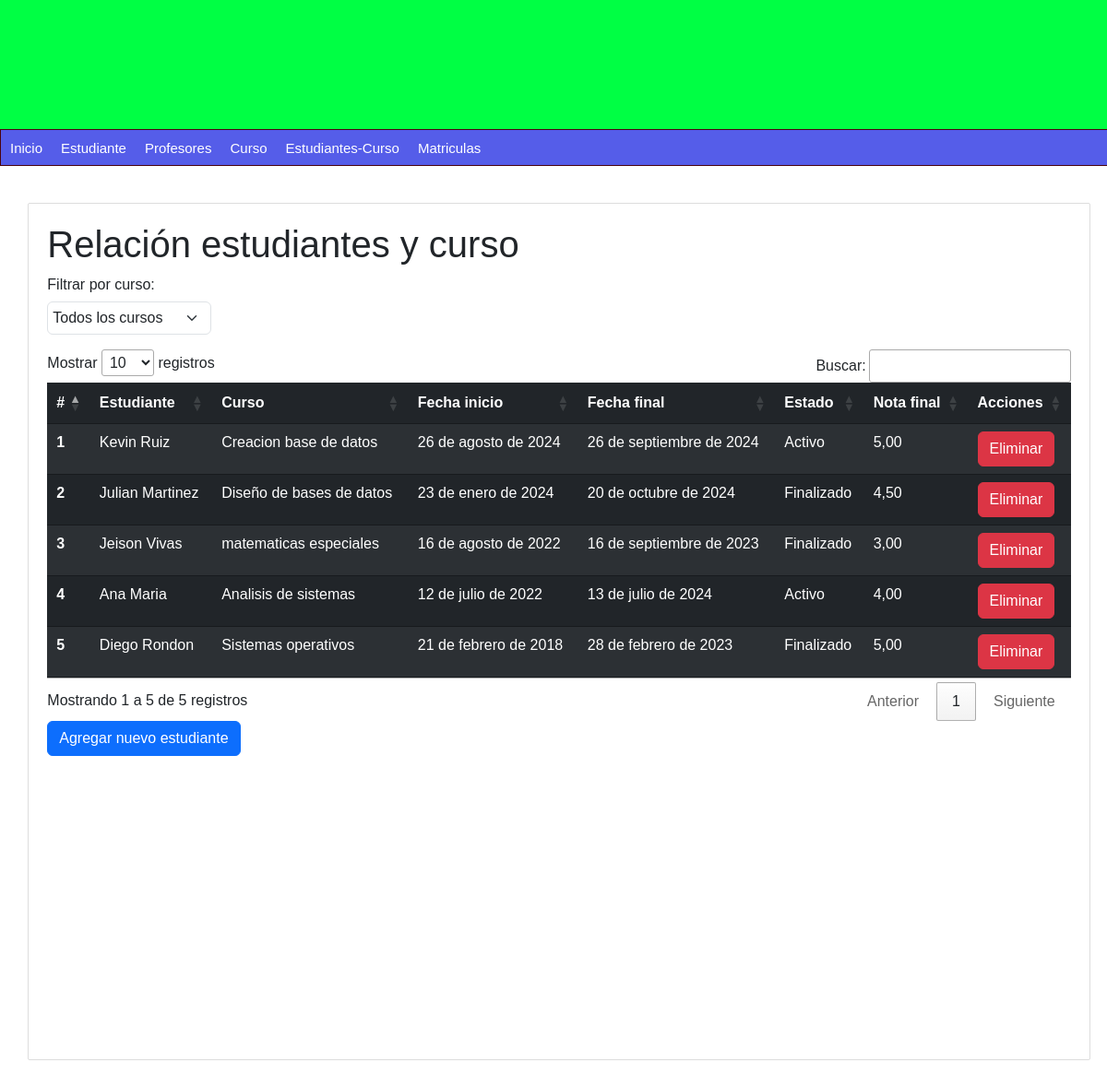
The app's page /estudiantes-curso/ with its own data.
### estudiante_curso/models.py (models this page shows, shortened)
class EstudianteCurso(models.Model):
    estudiante = models.ForeignKey(Persona, on_delete=models.CASCADE, related_name='cursos')  # Cascade delete
    curso = models.ForeignKey(curso, on_delete=models.CASCADE)  # Cambiado a CASCADE
    fechaInicio = models.DateField()
    fechaFinal = models.DateField()
    estado = models.CharField(max_length=100)
    notaFinal = models.DecimalField(max_digits=3, decimal_places=2)
    class Meta:
        db_table = 'Estudiantes_Cursos'

### persona/models.py (models this page shows, shortened)
class Persona(models.Model):
    nombre = models.CharField(max_length=100)
    apellidos = models.CharField(max_length=100)
    dni = models.CharField(max_length=10, unique=True)
    telefono = models.CharField(max_length=10)
    email = models.EmailField()
    fecha_nacimiento = models.DateField()
    rol = models.CharField(max_length=20)
    created_at = models.DateTimeField(auto_now_add=True)
    class Meta:
        db_table = 'persona'

### estudiante_curso/views.py (the view)
# urls.py: path('estudiantes-curso/', Estudiante_Curso, name='lista-estudiantes-cursos'),
def Estudiante_Curso(request):
    cursos = curso.objects.all()
    curso_seleccionado = request.GET.get('curso')
    if curso_seleccionado:
        estudiantes_cursos = EstudianteCurso.objects.filter(curso=curso_seleccionado)
    else:
        estudiantes_cursos = EstudianteCurso.objects.all()
    return render(request, 'lista_est_cur.html', {
        'title': 'Relación estudiantes y curso',
        'estudiantes_cursos': estudiantes_cursos,
        'cursos': cursos,
        'curso_seleccionado': curso_seleccionado
    })

### estudiante_curso/templates/lista_est_cur.html (shortened to what this page needs)
{% extends "index.html" %}
{% block content %}
<link rel="stylesheet" type="text/css" href="https://cdn.datatables.net/1.11.5/css/jquery.dataTables.css">
    <h1>{{ title }}</h1>
    <form method="get" class="mb-3">
        <label for="curso">Filtrar por curso:</label>
        <select name="curso" id="curso" class="form-select" onchange="this.form.submit()">
            <option value="">Todos los cursos</option>
        </select>
    </form>
    <table id="miTabla" class="table table-dark table-striped">
        <thead>
            <tr>
                <th scope="col">#</th>
                <th scope="col">Estudiante</th>
                <th scope="col">Curso</th>
                <th scope="col">Fecha inicio</th>
                <th scope="col">Fecha final</th>
                <th scope="col">Estado</th>
                <th scope="col">Nota final</th>
                <th scope="col">Acciones</th>
            </tr>
        </thead>
        <tbody>
            {% for estudiante_curso in estudiantes_cursos %}
            <tr>
                <th scope="row">{{ forloop.counter }}</th>
                <td>{{ estudiante_curso.estudiante.nombre }} {{ estudiante_curso.estudiante.apellidos }}</td>
                <td>{{ estudiante_curso.curso.nombre }}</td>
                <td>{{ estudiante_curso.fechaInicio }}</td>
                <td>{{ estudiante_curso.fechaFinal }}</td>
                <td>{{ estudiante_curso.estado }}</td>
                <td>{{ estudiante_curso.notaFinal }}</td>
                <td>
                    <a href="{% url 'eliminar-estudiante-curso' estudiante_curso.id %}" class="btn btn-danger" onclick="return confirm('¿Estás seguro que deseas eliminar esta relación?');">Eliminar</a>
                </td>
            </tr>
            {% endfor %}
        </tbody>
    </table>
    <a href="{% url 'formulario_estudiante_curso' %}" class="btn btn-primary">Agregar nuevo estudiante</a>
    {% endblock %}

### mainApp/static/css/styles.css (style rules this page uses)
* { margin: 0px; padding: 0px; font-family: Arial, Helvetica, sans-serif; text-decoration: none; }
body { background-color: #f2f2f200; }
.box form { width: 40%; }
.box form input, .box form label { display: block; border-radius: 3px; height: 30px; }
.box form select { display: block; margin-bottom: 15px; width: 40%; padding: 5px; }

### records on screen
EstudianteCurso: estudiante.nombre "Kevin", estudiante.apellidos "Ruiz", curso.nombre "Creacion base de datos", fechaInicio "26 de agosto de 2024", fechaFinal "26 de septiembre de 2024", estado "Activo", notaFinal "5,00"
EstudianteCurso: estudiante.nombre "Julian", estudiante.apellidos "Martinez", curso.nombre "Diseño de bases de datos", fechaInicio "23 de enero de 2024", fechaFinal "20 de octubre de 2024", estado "Finalizado", notaFinal "4,50"
EstudianteCurso: estudiante.nombre "Jeison", estudiante.apellidos "Vivas", curso.nombre "matematicas especiales", fechaInicio "16 de agosto de 2022", fechaFinal "16 de septiembre de 2023", estado "Finalizado", notaFinal "3,00"
EstudianteCurso: estudiante.nombre "Ana", estudiante.apellidos "Maria", curso.nombre "Analisis de sistemas", fechaInicio "12 de julio de 2022", fechaFinal "13 de julio de 2024", estado "Activo", notaFinal "4,00"
EstudianteCurso: estudiante.nombre "Diego", estudiante.apellidos "Rondon", curso.nombre "Sistemas operativos", fechaInicio "21 de febrero de 2018", fechaFinal "28 de febrero de 2023", estado "Finalizado", notaFinal "5,00"

### other values on screen
{{ title }} "Relación estudiantes y curso"
